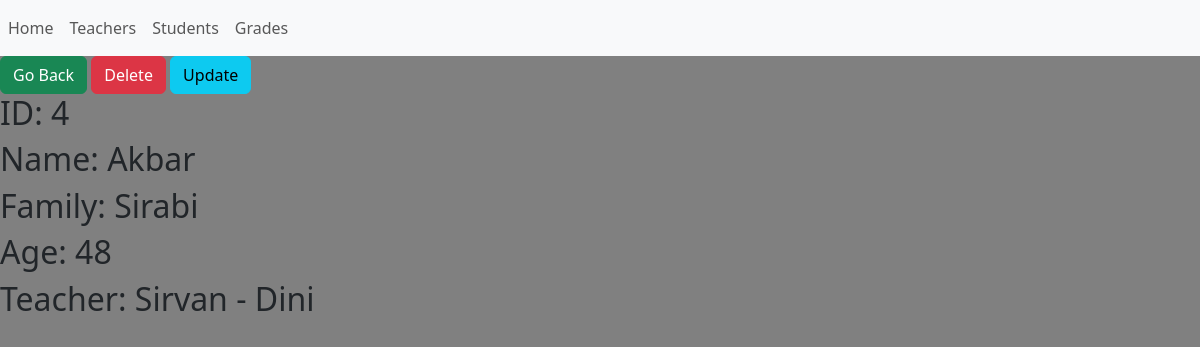
/student/4, run on the app's committed database.
### school/models.py (models this page shows, shortened)
class Student(models.Model):
    name = models.CharField(max_length=20)
    family = models.CharField(max_length=20)
    age = models.IntegerField()
    teacher = models.ForeignKey(Teacher, on_delete=models.CASCADE)

class Teacher(models.Model):
    name = models.CharField(max_length=20)
    subject = models.CharField(max_length=20)
    def __str__(self):
        return f"{self.name} - {self.subject}"

### school/views.py (the view)
# urls.py: path('student/<int:id>', views.student, name='student'),
def student(request, id):
    s = Student.objects.get(id=id)
    return render(request, 'school/student.html', {'s': s})

### school/templates/school/student.html (shortened to what this page needs)
{% extends 'base.html' %}
{% block content %}
  <a href="{% url 'students_list' %}" class="btn btn-success">Go Back</a>
  <a onclick=confirmDelete() class="btn btn-danger">Delete</a>
  <a href="" class="btn btn-info">Update</a>
  <h2>ID: {{ s.id }}</h2>
  <h2>Name: {{ s.name }}</h2>
  <h2>Family: {{ s.family }}</h2>
  <h2>Age: {{ s.age }}</h2>
  <h2>Teacher: {{ s.teacher }}</h2>
{% endblock %}
{% block bgcolor %}
  gray
{% endblock %}

### data on the page
Student: id "4", name "Akbar", family "Sirabi", age "48", teacher "Sirvan - Dini"
